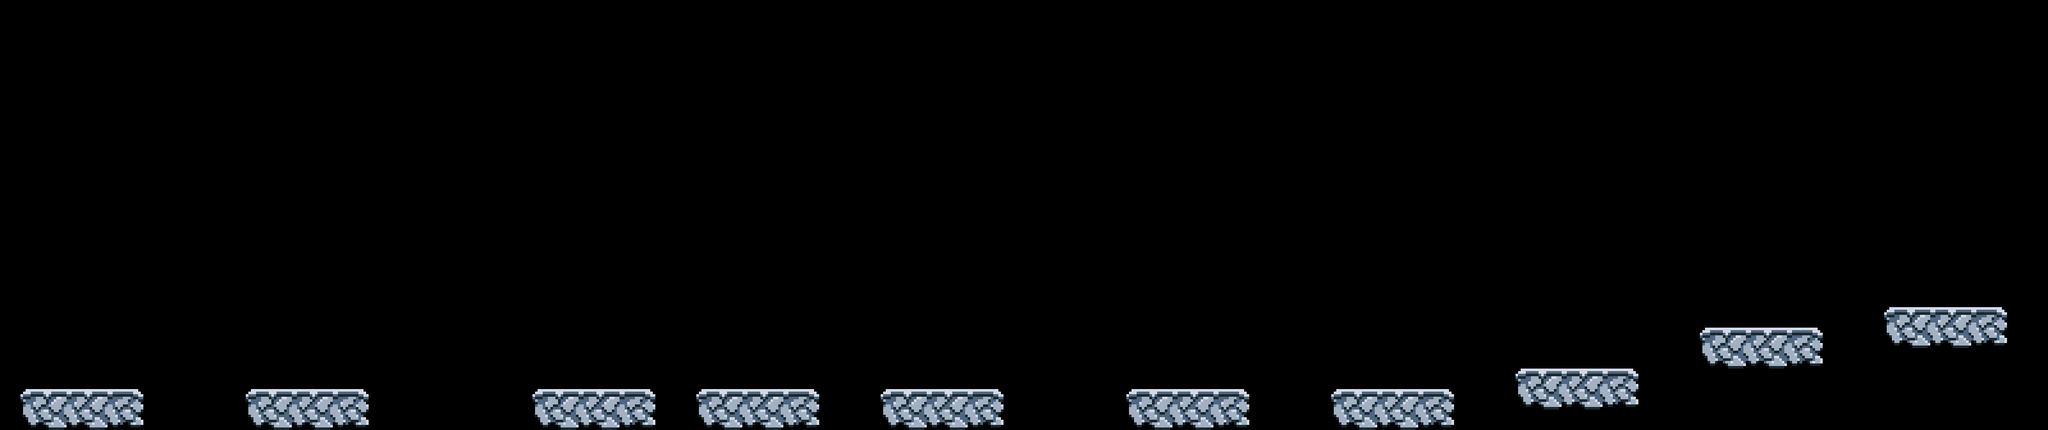

Rendered tile map (Tiled .tmx) drawn with the repository's tilesets; below, a short description and the full map source, tile grids included:
An orthogonal 100x21 tile map with 32x32 px tiles, 1 tile layer (Слой тайлов 1).

<map version="1.4" tiledversion="1.4.3" orientation="orthogonal" renderorder="right-down" width="100" height="21" tilewidth="32" tileheight="32" infinite="0" nextlayerid="5" nextobjectid="14">
 <tileset firstgid="1" source="myGroundpr.tsx" />
 <layer id="3" name="Слой тайлов 1" width="100" height="21">
  <data encoding="csv">
0,0,0,0,0,0,0,0,0,0,0,0,0,0,0,0,0,0,0,0,0,0,0,0,0,0,0,0,0,0,0,0,0,0,0,0,0,0,0,0,0,0,0,0,0,0,0,0,0,0,0,0,0,0,0,0,0,0,0,0,0,0,0,0,0,0,0,0,0,0,0,0,0,0,0,0,0,0,0,0,0,0,0,0,0,0,0,0,0,0,0,0,0,0,0,0,0,0,0,0,
0,0,0,0,0,0,0,0,0,0,0,0,0,0,0,0,0,0,0,0,0,0,0,0,0,0,0,0,0,0,0,0,0,0,0,0,0,0,0,0,0,0,0,0,0,0,0,0,0,0,0,0,0,0,0,0,0,0,0,0,0,0,0,0,0,0,0,0,0,0,0,0,0,0,0,0,0,0,0,0,0,0,0,0,0,0,0,0,0,0,0,0,0,0,0,0,0,0,0,0,
0,0,0,0,0,0,0,0,0,0,0,0,0,0,0,0,0,0,0,0,0,0,0,0,0,0,0,0,0,0,0,0,0,0,0,0,0,0,0,0,0,0,0,0,0,0,0,0,0,0,0,0,0,0,0,0,0,0,0,0,0,0,0,0,0,0,0,0,0,0,0,0,0,0,0,0,0,0,0,0,0,0,0,0,0,0,0,0,0,0,0,0,0,0,0,0,0,0,0,0,
0,0,0,0,0,0,0,0,0,0,0,0,0,0,0,0,0,0,0,0,0,0,0,0,0,0,0,0,0,0,0,0,0,0,0,0,0,0,0,0,0,0,0,0,0,0,0,0,0,0,0,0,0,0,0,0,0,0,0,0,0,0,0,0,0,0,0,0,0,0,0,0,0,0,0,0,0,0,0,0,0,0,0,0,0,0,0,0,0,0,0,0,0,0,0,0,0,0,0,0,
0,0,0,0,0,0,0,0,0,0,0,0,0,0,0,0,0,0,0,0,0,0,0,0,0,0,0,0,0,0,0,0,0,0,0,0,0,0,0,0,0,0,0,0,0,0,0,0,0,0,0,0,0,0,0,0,0,0,0,0,0,0,0,0,0,0,0,0,0,0,0,0,0,0,0,0,0,0,0,0,0,0,0,0,0,0,0,0,0,0,0,0,0,0,0,0,0,0,0,0,
0,0,0,0,0,0,0,0,0,0,0,0,0,0,0,0,0,0,0,0,0,0,0,0,0,0,0,0,0,0,0,0,0,0,0,0,0,0,0,0,0,0,0,0,0,0,0,0,0,0,0,0,0,0,0,0,0,0,0,0,0,0,0,0,0,0,0,0,0,0,0,0,0,0,0,0,0,0,0,0,0,0,0,0,0,0,0,0,0,0,0,0,0,0,0,0,0,0,0,0,
0,0,0,0,0,0,0,0,0,0,0,0,0,0,0,0,0,0,0,0,0,0,0,0,0,0,0,0,0,0,0,0,0,0,0,0,0,0,0,0,0,0,0,0,0,0,0,0,0,0,0,0,0,0,0,0,0,0,0,0,0,0,0,0,0,0,0,0,0,0,0,0,0,0,0,0,0,0,0,0,0,0,0,0,0,0,0,0,0,0,0,0,0,0,0,0,0,0,0,0,
0,0,0,0,0,0,0,0,0,0,0,0,0,0,0,0,0,0,0,0,0,0,0,0,0,0,0,0,0,0,0,0,0,0,0,0,0,0,0,0,0,0,0,0,0,0,0,0,0,0,0,0,0,0,0,0,0,0,0,0,0,0,0,0,0,0,0,0,0,0,0,0,0,0,0,0,0,0,0,0,0,0,0,0,0,0,0,0,0,0,0,0,0,0,0,0,0,0,0,0,
0,0,0,0,0,0,0,0,0,0,0,0,0,0,0,0,0,0,0,0,0,0,0,0,0,0,0,0,0,0,0,0,0,0,0,0,0,0,0,0,0,0,0,0,0,0,0,0,0,0,0,0,0,0,0,0,0,0,0,0,0,0,0,0,0,0,0,0,0,0,0,0,0,0,0,0,0,0,0,0,0,0,0,0,0,0,0,0,0,0,0,0,0,0,0,0,0,0,0,0,
0,0,0,0,0,0,0,0,0,0,0,0,0,0,0,0,0,0,0,0,0,0,0,0,0,0,0,0,0,0,0,0,0,0,0,0,0,0,0,0,0,0,0,0,0,0,0,0,0,0,0,0,0,0,0,0,0,0,0,0,0,0,0,0,0,0,0,0,0,0,0,0,0,0,0,0,0,0,0,0,0,0,0,0,0,0,0,0,0,0,0,0,0,0,0,0,0,0,0,0,
0,0,0,0,0,0,0,0,0,0,0,0,0,0,0,0,0,0,0,0,0,0,0,0,0,0,0,0,0,0,0,0,0,0,0,0,0,0,0,0,0,0,0,0,0,0,0,0,0,0,0,0,0,0,0,0,0,0,0,0,0,0,0,0,0,0,0,0,0,0,0,0,0,0,0,0,0,0,0,0,0,0,0,0,0,0,0,0,0,0,0,0,0,0,0,0,0,0,0,0,
0,0,0,0,0,0,0,0,0,0,0,0,0,0,0,0,0,0,0,0,0,0,0,0,0,0,0,0,0,0,0,0,0,0,0,0,0,0,0,0,0,0,0,0,0,0,0,0,0,0,0,0,0,0,0,0,0,0,0,0,0,0,0,0,0,0,0,0,0,0,0,0,0,0,0,0,0,0,0,0,0,0,0,0,0,0,0,0,0,0,0,0,0,0,0,0,0,0,0,0,
0,0,0,0,0,0,0,0,0,0,0,0,0,0,0,0,0,0,0,0,0,0,0,0,0,0,0,0,0,0,0,0,0,0,0,0,0,0,0,0,0,0,0,0,0,0,0,0,0,0,0,0,0,0,0,0,0,0,0,0,0,0,0,0,0,0,0,0,0,0,0,0,0,0,0,0,0,0,0,0,0,0,0,0,0,0,0,0,0,0,0,0,0,0,0,0,0,0,0,0,
0,0,0,0,0,0,0,0,0,0,0,0,0,0,0,0,0,0,0,0,0,0,0,0,0,0,0,0,0,0,0,0,0,0,0,0,0,0,0,0,0,0,0,0,0,0,0,0,0,0,0,0,0,0,0,0,0,0,0,0,0,0,0,0,0,0,0,0,0,0,0,0,0,0,0,0,0,0,0,0,0,0,0,0,0,0,0,0,0,0,0,0,0,0,0,0,0,0,0,0,
0,0,0,0,0,0,0,0,0,0,0,0,0,0,0,0,0,0,0,0,0,0,0,0,0,0,0,0,0,0,0,0,0,0,0,0,0,0,0,0,0,0,0,0,0,0,0,0,0,0,0,0,0,0,0,0,0,0,0,0,0,0,0,0,0,0,0,0,0,0,0,0,0,0,0,0,0,0,0,0,0,0,0,0,0,0,0,0,0,0,0,0,0,0,0,0,0,0,0,0,
0,0,0,0,0,0,0,0,0,0,0,0,0,0,0,0,0,0,0,0,0,0,0,0,0,0,0,0,0,0,0,0,0,0,0,0,0,0,0,0,0,0,0,0,0,0,0,0,0,0,0,0,0,0,0,0,0,0,0,0,0,0,0,0,0,0,0,0,0,0,0,0,0,0,0,0,0,0,0,0,0,0,0,0,0,0,0,0,0,0,0,0,225,226,227,228,229,230,0,0,
0,0,0,0,0,0,0,0,0,0,0,0,0,0,0,0,0,0,0,0,0,0,0,0,0,0,0,0,0,0,0,0,0,0,0,0,0,0,0,0,0,0,0,0,0,0,0,0,0,0,0,0,0,0,0,0,0,0,0,0,0,0,0,0,0,0,0,0,0,0,0,0,0,0,0,0,0,0,0,0,0,0,0,225,226,227,228,229,230,0,0,0,241,242,243,244,245,246,0,0,
0,0,0,0,0,0,0,0,0,0,0,0,0,0,0,0,0,0,0,0,0,0,0,0,0,0,0,0,0,0,0,0,0,0,0,0,0,0,0,0,0,0,0,0,0,0,0,0,0,0,0,0,0,0,0,0,0,0,0,0,0,0,0,0,0,0,0,0,0,0,0,0,0,0,0,0,0,0,0,0,0,0,0,241,242,243,244,245,246,0,0,0,0,0,0,0,0,0,0,0,
0,0,0,0,0,0,0,0,0,0,0,0,0,0,0,0,0,0,0,0,0,0,0,0,0,0,0,0,0,0,0,0,0,0,0,0,0,0,0,0,0,0,0,0,0,0,0,0,0,0,0,0,0,0,0,0,0,0,0,0,0,0,0,0,0,0,0,0,0,0,0,0,0,0,225,226,227,228,229,230,0,0,0,0,0,0,0,0,0,0,0,0,0,0,0,0,0,0,0,0,
0,225,226,227,228,229,230,0,0,0,0,0,225,226,227,228,229,230,0,0,0,0,0,0,0,0,225,226,227,228,229,230,0,0,225,226,227,228,229,230,0,0,0,225,226,227,228,229,230,0,0,0,0,0,0,225,226,227,228,229,230,0,0,0,0,225,226,227,228,229,230,0,0,0,241,242,243,244,245,246,0,0,0,0,0,0,0,0,0,0,0,0,0,0,0,0,0,0,0,0,
0,241,242,243,244,245,246,0,0,0,0,0,241,242,243,244,245,246,0,0,0,0,0,0,0,0,241,242,243,244,245,246,0,0,241,242,243,244,245,246,0,0,0,241,242,243,244,245,246,0,0,0,0,0,0,241,242,243,244,245,246,0,0,0,0,241,242,243,244,245,246,0,0,0,0,0,0,0,0,0,0,0,0,0,0,0,0,0,0,0,0,0,0,0,0,0,0,0,0,0
</data>
 </layer>
</map>